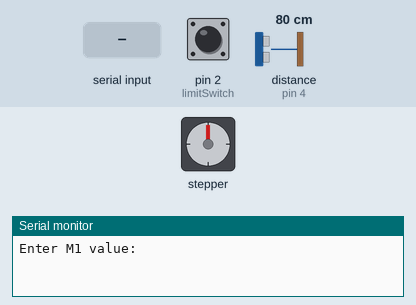
This sketch was run on a simulated Arduino Uno, built with avr-gcc and run on an emulated ATmega328P. Parts: stepper motor, the last lines printed to the serial monitor. The inputs (shaded band) are chosen by the test bench; at power-on: distance to the obstacle (sensor on pin 4) 80 cm, pin 2 (limitSwitch) HIGH. The echo pulse lasts 58.3 µs per cm; stepper angles assume 290 steps per turn.

Above: at 0.9 s.
1.0 s: "90,45,200\n" received over Serial
At 2.4 s:
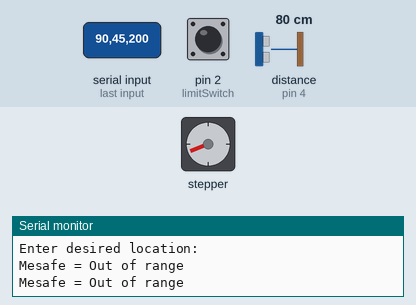
At 3.6 s:
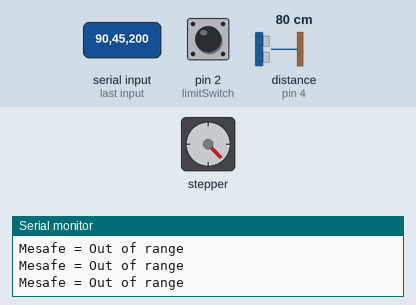
4.0 s: distance to the obstacle (sensor on pin 4) set to 19 cm
At 4.7 s:
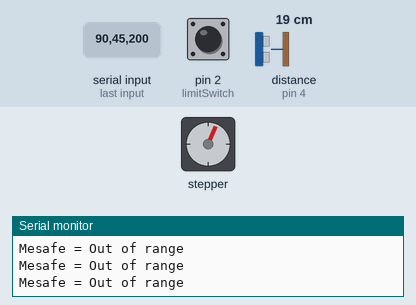
7.0 s: distance to the obstacle (sensor on pin 4) set to 16 cm
10.0 s: pin 2 (limitSwitch) pulled LOW for 3.2 s
Timing chart, 0 to 20.2 s (numbered marks = the images above; inputs shaded):
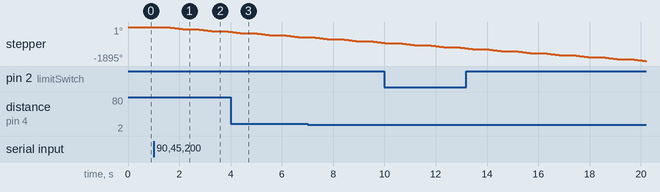

Measured:
- after the input at 1.0 s, stepper: turns 112° counter-clockwise in 0.61 s, then 112° counter-clockwise in 0.61 s, then 42° counter-clockwise in 0.22 s

The sketch:

mp4v1.ino
```cpp
#include <ezButton.h>

ezButton limitSwitch(2);

#include "NewPing.h"   // Include NewPing Library
#define TRIGGER_PIN 5  // Hook up HC-SR04 with Trig to Arduino Pin 9, Echo to Arduino pin 10
#define ECHO_PIN 4
#define MAX_DISTANCE 19                              // Maximum distance we want to ping for (in centimeters).
NewPing sonar(TRIGGER_PIN, ECHO_PIN, MAX_DISTANCE);  // NewPing setup of pins and maximum distance.
float duration, distance;

#include <Stepper.h>
const int stepsPerRevolution = 290;  // Step motorun bir tam turda yapacağı adım sayısı
const int motorPin1 = 8;             // Step motorun 1. pini
const int motorPin2 = 9;             // Step motorun 2. pini
const int motorPin3 = 10;            // Step motorun 3. pini
const int motorPin4 = 11;            // Step motorun 4. pini

Stepper myStepper(stepsPerRevolution, motorPin1, motorPin2, motorPin3, motorPin4);

float M1Value;
float differentialGap;
float desiredLocation;


void setup() {
  Serial.begin(9600);
  limitSwitch.setDebounceTime(50);


  pinMode(TRIGGER_PIN, OUTPUT);
  pinMode(ECHO_PIN, INPUT);

  Serial.println("Enter M1 value:");
  while (!Serial.available()) {}
  M1Value = Serial.parseFloat();

  Serial.println("Enter differential gap:");
  while (!Serial.available()) {}
  differentialGap = Serial.parseFloat();

  Serial.println("Enter desired location:");
  while (!Serial.available()) {}
  desiredLocation = Serial.parseFloat();
}

void loop() {
  //swıtch
  limitSwitch.loop(); // MUST call the loop() function first
  if(limitSwitch.isPressed()){
    Serial.println("The limit switch: UNTOUCHED -> TOUCHED");
     myStepper.step(0);
    Serial.println("arac 1.konumda");

}

  //sonar
  distance = sonar.ping_cm();  // Send ping, get distance in cm
  Serial.print("Mesafe = ");   // Send results to Serial Monitor
  if (distance >= 18 || distance <= 3) {
    Serial.println("Out of range");
    myStepper.step(0);
  } else {
    Serial.print(distance);
    Serial.println(" cm");
  }
  delay(500);

  //BANGBANG
  myStepper.setSpeed(30);  // Step motorun hızını ayarlıyoruz.


  if (desiredLocation - distance > 0) {
    if (desiredLocation - distance < differentialGap) {
      myStepper.step(0);  // Stop the actuator when desired location is reached
    } else {
      // Apply Bang-Bang control based on the distance to the desired location
      if (distance < desiredLocation) {
        myStepper.step(-M1Value);  // Move towards the right (or increase location value)
      } else if (distance > desiredLocation) {
        myStepper.step(M1Value);  // Move towards the left (or decrease location value)
      }
    }
  } else if (desiredLocation - distance < 0) {
    if (desiredLocation - distance > -differentialGap) {
      myStepper.step(0);  // Stop the actuator when desired location is reached
    } else {
      // Apply Bang-Bang control based on the distance to the desired location
      if (distance > desiredLocation) {
        myStepper.step(M1Value);  // Move towards the right (or increase location value)
      } else {
        myStepper.step(-M1Value);  // Move towards the left (or decrease location value)
      }
    }
  }


}
```
